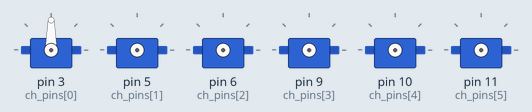
Recording of a sketch running on a simulated Arduino Uno, built with avr-gcc and run on an emulated ATmega328P. On the bench: 6 × servo.

Above: at 0.1 s.
At 3.16 s:
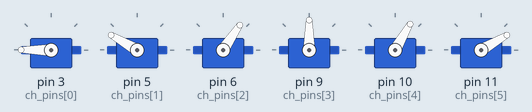
Timing chart, 0 to 40.0 s (numbered marks = the images above):
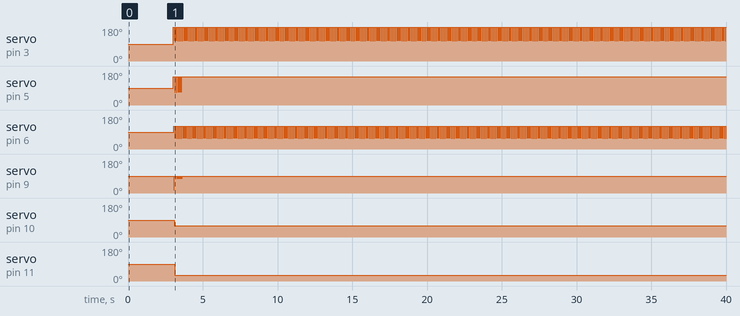

The sketch:

channel_control.ino
```cpp
#include <Servo.h>

// Define the number of servos
#define CH 6

// Define the number of states
#define STATES 7

// Create the servo objects.
Servo channel[CH];

// Attach servos to digital pins on the Arduino
int ch_pins[CH] = {3,5,6,9,10,11};

// Potential angle values of the servos in degrees
int angle_states[STATES] = {180, 150, 120, 90, 60, 30, 0};

void setup() {

  for(int i = 0; i < CH; i++) {

    // Attach the servo to the servo object
    channel[i].attach(ch_pins[i]);

    // Wait 500 milliseconds
    delay(500);
  }
}

void loop() {
    for(int i = 0; i<=180 ; i++) {
    channel[0].write(i);
     }
    delay(10);
    for(int i = 0; i<=150 ; i++) {
    channel[1].write(i);
     }
    delay(10);
    for(int i = 0; i<=120 ; i++) {
    channel[2].write(i);
     }
    delay(10);
    for(int i = 0; i<=90 ; i++) {
    channel[3].write(i);
     }
    delay(10);
    for(int i = 0; i<=60 ; i++) {
    channel[4].write(i);
     }
    delay(10);
    for(int i = 0; i<=30 ; i++) {
    channel[5].write(i);
     }
    delay(10);
     }

  // Move in one direction.
  /*for(int i = 0; i < STATES; i++) {

    channel[0].write(angle_states[i]);
    delay(10);
    channel[1].write(angle_states[i]);
    delay(10);
    channel[2].write(angle_states[i]);
    delay(10);
    channel[3].write(angle_states[i]);
    delay(10);
    channel[4].write(angle_states[i]);
    delay(10);
    channel[5].write(angle_states[i]);
    delay(100);
  }

  // Move in the other direction
  for(int i = (STATES - 1); i >= 0; i--) {

    channel[0].write(angle_states[i]);
    delay(10);
    channel[1].write(angle_states[i]);
    delay(10);
    channel[2].write(angle_states[i]);
    delay(10);
    channel[3].write(angle_states[i]);
    delay(10);
    channel[4].write(angle_states[i]);
    delay(10);
    channel[5].write(angle_states[i]);
    delay(100);
  }
}*/
```

Measured:
- by itself, servo on pin 3 (ch_pins[0]): alternates 180° for 0.09 s and 108° for 0.02 s
- by itself, servo on pin 5 (ch_pins[1]): alternates 150° for 0.09 s and 67° for 0.02 s, 11 changes in all, then stays 150°
- by itself, servo on pin 6 (ch_pins[2]): alternates 120° for 0.09 s and 56° for 0.02 s
- by itself, servo on pin 9 (ch_pins[3]): repeats every 0.11 s: 90° 0.09 s, 75° 0.02 s, until it stays 90° from 3.6 s
- by itself, servo on pin 10 (ch_pins[4]): 90° → 60° at 3.1 s
- by itself, servo on pin 11 (ch_pins[5]): 90° → 30° at 3.1 s
